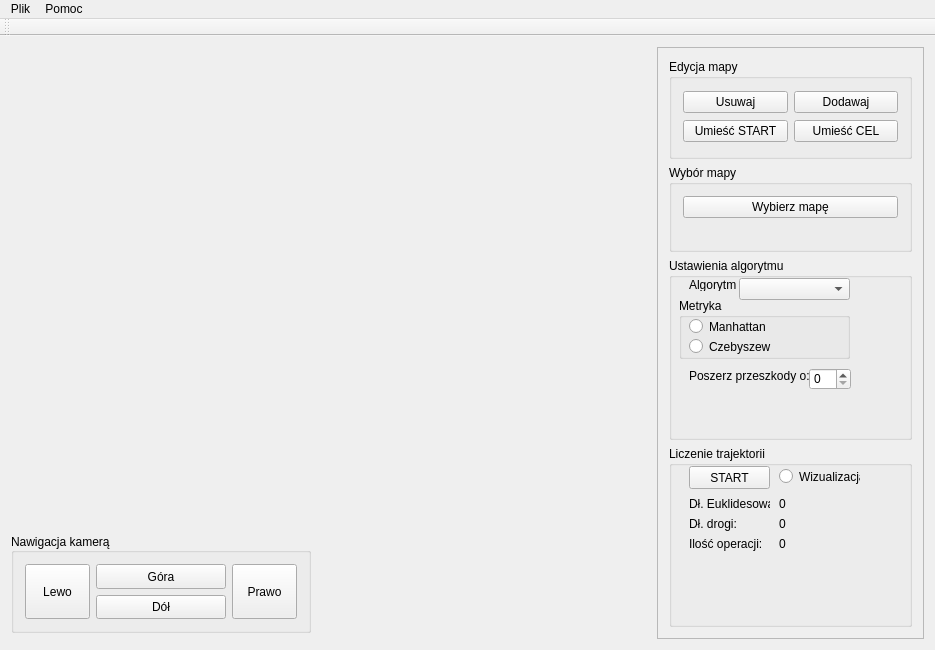
<?xml version="1.0" encoding="UTF-8"?>
<ui version="4.0">
 <class>Trajektorie3dClass</class>
 <widget class="QMainWindow" name="Trajektorie3dClass">
  <property name="enabled">
   <bool>true</bool>
  </property>
  <property name="geometry">
   <rect>
    <x>0</x>
    <y>0</y>
    <width>935</width>
    <height>647</height>
   </rect>
  </property>
  <property name="windowTitle">
   <string>Trajektorie3d</string>
  </property>
  <widget class="QWidget" name="centralWidget">
   <layout class="QGridLayout" name="centralLayout">
    <item row="1" column="0">
     <widget class="QGroupBox" name="cameraNavigationBox">
      <property name="sizePolicy">
       <sizepolicy hsizetype="Preferred" vsizetype="Expanding">
        <horstretch>0</horstretch>
        <verstretch>0</verstretch>
       </sizepolicy>
      </property>
      <property name="minimumSize">
       <size>
        <width>300</width>
        <height>100</height>
       </size>
      </property>
      <property name="maximumSize">
       <size>
        <width>300</width>
        <height>100</height>
       </size>
      </property>
      <property name="title">
       <string>Nawigacja kamerą</string>
      </property>
      <property name="alignment">
       <set>Qt::AlignLeading|Qt::AlignLeft|Qt::AlignVCenter</set>
      </property>
      <layout class="QGridLayout" name="gridLayout_2" columnstretch="1,2,1">
       <item row="0" column="1">
        <widget class="QPushButton" name="turnUpButton">
         <property name="sizePolicy">
          <sizepolicy hsizetype="Minimum" vsizetype="Minimum">
           <horstretch>0</horstretch>
           <verstretch>0</verstretch>
          </sizepolicy>
         </property>
         <property name="text">
          <string>Góra</string>
         </property>
        </widget>
       </item>
       <item row="1" column="1">
        <widget class="QPushButton" name="turnDownButton">
         <property name="sizePolicy">
          <sizepolicy hsizetype="Minimum" vsizetype="Minimum">
           <horstretch>0</horstretch>
           <verstretch>0</verstretch>
          </sizepolicy>
         </property>
         <property name="text">
          <string>Dół</string>
         </property>
        </widget>
       </item>
       <item row="0" column="2" rowspan="2">
        <widget class="QPushButton" name="turnRightButton">
         <property name="sizePolicy">
          <sizepolicy hsizetype="Minimum" vsizetype="Minimum">
           <horstretch>0</horstretch>
           <verstretch>0</verstretch>
          </sizepolicy>
         </property>
         <property name="minimumSize">
          <size>
           <width>50</width>
           <height>0</height>
          </size>
         </property>
         <property name="maximumSize">
          <size>
           <width>16777215</width>
           <height>16777215</height>
          </size>
         </property>
         <property name="text">
          <string>Prawo</string>
         </property>
         <property name="autoRepeat">
          <bool>false</bool>
         </property>
         <property name="autoRepeatDelay">
          <number>300</number>
         </property>
         <property name="autoRepeatInterval">
          <number>100</number>
         </property>
        </widget>
       </item>
       <item row="0" column="0" rowspan="2">
        <widget class="QPushButton" name="turnLeftButton">
         <property name="sizePolicy">
          <sizepolicy hsizetype="Minimum" vsizetype="Minimum">
           <horstretch>0</horstretch>
           <verstretch>0</verstretch>
          </sizepolicy>
         </property>
         <property name="minimumSize">
          <size>
           <width>50</width>
           <height>0</height>
          </size>
         </property>
         <property name="text">
          <string>Lewo</string>
         </property>
        </widget>
       </item>
      </layout>
     </widget>
    </item>
    <item row="0" column="0">
     <widget class="QWidget" name="dummyWidget" native="true">
      <property name="minimumSize">
       <size>
        <width>640</width>
        <height>480</height>
       </size>
      </property>
      <property name="maximumSize">
       <size>
        <width>640</width>
        <height>480</height>
       </size>
      </property>
     </widget>
    </item>
    <item row="2" column="0">
     <spacer name="verticalSpacer">
      <property name="orientation">
       <enum>Qt::Vertical</enum>
      </property>
      <property name="sizeType">
       <enum>QSizePolicy::Preferred</enum>
      </property>
      <property name="sizeHint" stdset="0">
       <size>
        <width>1</width>
        <height>1</height>
       </size>
      </property>
     </spacer>
    </item>
    <item row="0" column="2" rowspan="3">
     <widget class="QFrame" name="frame">
      <property name="frameShape">
       <enum>QFrame::StyledPanel</enum>
      </property>
      <property name="frameShadow">
       <enum>QFrame::Raised</enum>
      </property>
      <layout class="QVBoxLayout" name="verticalLayout">
       <item>
        <widget class="QGroupBox" name="mapEditBox">
         <property name="minimumSize">
          <size>
           <width>0</width>
           <height>50</height>
          </size>
         </property>
         <property name="maximumSize">
          <size>
           <width>16777215</width>
           <height>100</height>
          </size>
         </property>
         <property name="title">
          <string>Edycja mapy</string>
         </property>
         <layout class="QGridLayout" name="gridLayout">
          <item row="0" column="1">
           <widget class="QPushButton" name="addObstacleButton">
            <property name="text">
             <string>Dodawaj</string>
            </property>
           </widget>
          </item>
          <item row="0" column="0">
           <widget class="QPushButton" name="removeObstacleButton">
            <property name="text">
             <string>Usuwaj</string>
            </property>
           </widget>
          </item>
          <item row="1" column="1">
           <widget class="QPushButton" name="setStopButton">
            <property name="text">
             <string>Umieść CEL</string>
            </property>
           </widget>
          </item>
          <item row="1" column="0">
           <widget class="QPushButton" name="setStartButton">
            <property name="text">
             <string>Umieść START</string>
            </property>
           </widget>
          </item>
         </layout>
        </widget>
       </item>
       <item>
        <widget class="QGroupBox" name="groupBox">
         <property name="sizePolicy">
          <sizepolicy hsizetype="Preferred" vsizetype="Maximum">
           <horstretch>0</horstretch>
           <verstretch>0</verstretch>
          </sizepolicy>
         </property>
         <property name="title">
          <string>Wybór mapy</string>
         </property>
         <layout class="QVBoxLayout" name="verticalLayout_2">
          <item>
           <widget class="QPushButton" name="chooseMapButton">
            <property name="text">
             <string>Wybierz mapę</string>
            </property>
           </widget>
          </item>
          <item>
           <widget class="QLabel" name="mapNameLabel">
            <property name="text">
             <string/>
            </property>
           </widget>
          </item>
         </layout>
        </widget>
       </item>
       <item>
        <widget class="QGroupBox" name="algorithmBox">
         <property name="minimumSize">
          <size>
           <width>0</width>
           <height>50</height>
          </size>
         </property>
         <property name="title">
          <string>Ustawienia algorytmu</string>
         </property>
         <widget class="QGroupBox" name="groupBox_Metric">
          <property name="geometry">
           <rect>
            <x>10</x>
            <y>40</y>
            <width>171</width>
            <height>61</height>
           </rect>
          </property>
          <property name="title">
           <string>Metryka</string>
          </property>
          <widget class="QRadioButton" name="radioButton_Manhattan">
           <property name="geometry">
            <rect>
             <x>10</x>
             <y>20</y>
             <width>82</width>
             <height>17</height>
            </rect>
           </property>
           <property name="text">
            <string>Manhattan</string>
           </property>
          </widget>
          <widget class="QRadioButton" name="radioButton_Czebyszew">
           <property name="geometry">
            <rect>
             <x>10</x>
             <y>40</y>
             <width>82</width>
             <height>17</height>
            </rect>
           </property>
           <property name="text">
            <string>Czebyszew</string>
           </property>
          </widget>
         </widget>
         <widget class="QLabel" name="label_3">
          <property name="geometry">
           <rect>
            <x>20</x>
            <y>20</y>
            <width>47</width>
            <height>13</height>
           </rect>
          </property>
          <property name="text">
           <string>Algorytm</string>
          </property>
         </widget>
         <widget class="QLabel" name="label_4">
          <property name="geometry">
           <rect>
            <x>20</x>
            <y>110</y>
            <width>121</width>
            <height>16</height>
           </rect>
          </property>
          <property name="text">
           <string>Poszerz przeszkody o: </string>
          </property>
         </widget>
         <widget class="QSpinBox" name="spinBox_przeszkoda">
          <property name="geometry">
           <rect>
            <x>140</x>
            <y>110</y>
            <width>42</width>
            <height>22</height>
           </rect>
          </property>
         </widget>
         <widget class="QComboBox" name="comboBox_algorithm">
          <property name="geometry">
           <rect>
            <x>70</x>
            <y>20</y>
            <width>111</width>
            <height>22</height>
           </rect>
          </property>
          <property name="currentText">
           <string/>
          </property>
         </widget>
        </widget>
       </item>
       <item>
        <widget class="QGroupBox" name="computingBox">
         <property name="minimumSize">
          <size>
           <width>0</width>
           <height>50</height>
          </size>
         </property>
         <property name="title">
          <string>Liczenie trajektorii</string>
         </property>
         <widget class="QLabel" name="label_6">
          <property name="geometry">
           <rect>
            <x>20</x>
            <y>70</y>
            <width>81</width>
            <height>16</height>
           </rect>
          </property>
          <property name="text">
           <string>Dł. drogi:</string>
          </property>
         </widget>
         <widget class="QLabel" name="label_7">
          <property name="geometry">
           <rect>
            <x>20</x>
            <y>90</y>
            <width>81</width>
            <height>16</height>
           </rect>
          </property>
          <property name="text">
           <string>Ilość operacji:</string>
          </property>
         </widget>
         <widget class="QLabel" name="label_lengthEuclides">
          <property name="geometry">
           <rect>
            <x>110</x>
            <y>50</y>
            <width>51</width>
            <height>16</height>
           </rect>
          </property>
          <property name="text">
           <string>0</string>
          </property>
         </widget>
         <widget class="QLabel" name="label_lengthWay">
          <property name="geometry">
           <rect>
            <x>110</x>
            <y>70</y>
            <width>51</width>
            <height>16</height>
           </rect>
          </property>
          <property name="text">
           <string>0</string>
          </property>
         </widget>
         <widget class="QLabel" name="label_numOperations">
          <property name="geometry">
           <rect>
            <x>110</x>
            <y>90</y>
            <width>51</width>
            <height>16</height>
           </rect>
          </property>
          <property name="text">
           <string>0</string>
          </property>
         </widget>
         <widget class="QLabel" name="label_5">
          <property name="geometry">
           <rect>
            <x>20</x>
            <y>50</y>
            <width>81</width>
            <height>16</height>
           </rect>
          </property>
          <property name="text">
           <string>Dł. Euklidesowa:</string>
          </property>
         </widget>
         <widget class="QPushButton" name="button_start">
          <property name="geometry">
           <rect>
            <x>20</x>
            <y>20</y>
            <width>81</width>
            <height>23</height>
           </rect>
          </property>
          <property name="text">
           <string>START</string>
          </property>
         </widget>
         <widget class="QRadioButton" name="radioButton_Wisualisation">
          <property name="geometry">
           <rect>
            <x>110</x>
            <y>20</y>
            <width>81</width>
            <height>21</height>
           </rect>
          </property>
          <property name="text">
           <string>Wizualizacja</string>
          </property>
         </widget>
        </widget>
       </item>
      </layout>
     </widget>
    </item>
   </layout>
  </widget>
  <widget class="QMenuBar" name="menuBar">
   <property name="geometry">
    <rect>
     <x>0</x>
     <y>0</y>
     <width>935</width>
     <height>21</height>
    </rect>
   </property>
   <widget class="QMenu" name="menuPlik">
    <property name="title">
     <string>Plik</string>
    </property>
    <addaction name="actionLoadMap"/>
    <addaction name="actionSaveMap"/>
    <addaction name="actionNewMap"/>
    <addaction name="separator"/>
    <addaction name="actionClose"/>
   </widget>
   <widget class="QMenu" name="menuPomoc">
    <property name="title">
     <string>Pomoc</string>
    </property>
    <addaction name="actionAbout"/>
   </widget>
   <addaction name="menuPlik"/>
   <addaction name="menuPomoc"/>
  </widget>
  <widget class="QToolBar" name="mainToolBar">
   <attribute name="toolBarArea">
    <enum>TopToolBarArea</enum>
   </attribute>
   <attribute name="toolBarBreak">
    <bool>false</bool>
   </attribute>
  </widget>
  <action name="actionClose">
   <property name="text">
    <string>Zamknij</string>
   </property>
  </action>
  <action name="actionLoadMap">
   <property name="text">
    <string>Otwórz mapę</string>
   </property>
  </action>
  <action name="actionSaveMap">
   <property name="text">
    <string>Zapisz mapę</string>
   </property>
  </action>
  <action name="actionNewMap">
   <property name="text">
    <string>Nowa mapa</string>
   </property>
  </action>
  <action name="actionAbout">
   <property name="text">
    <string>O programie</string>
   </property>
  </action>
 </widget>
 <layoutdefault spacing="6" margin="11"/>
 <resources>
  <include location="Trajektorie3d.qrc"/>
 </resources>
 <connections/>
</ui>
